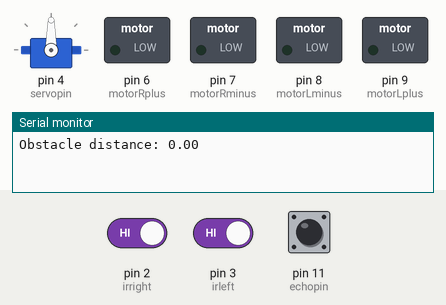
Recording of a sketch running on a simulated Arduino Uno, built with avr-gcc and run on an emulated ATmega328P. Shown: servo, switched loads named in the sketch (green lamp = pin HIGH), the last lines printed to the serial monitor. The test bench sets the inputs (shaded band); at power-on: pin 2 (irright) HIGH, pin 3 (irleft) HIGH, pin 11 (echopin) LOW. Pins used as bus, display or sensor lines are not drawn.

Above: at 1.2 s.
1.3 s: pin 2 (irright) driven LOW and pin 3 (irleft) driven LOW
At 8.4 s:
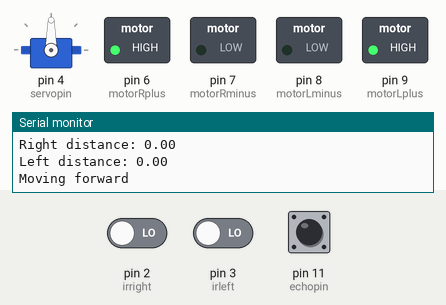
8.5 s: pin 2 (irright) driven HIGH
At 13.2 s:
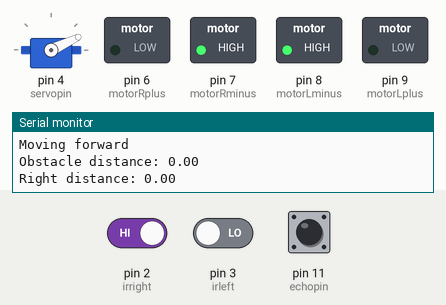
18.5 s: pin 2 (irright) driven LOW
At 27.3 s:
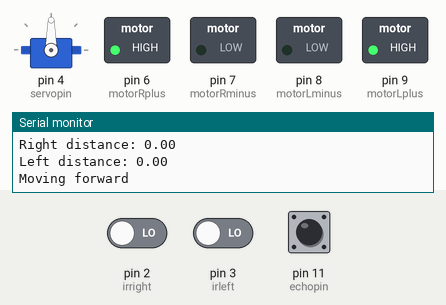
27.6 s: pin 3 (irleft) driven HIGH
At 35.6 s:
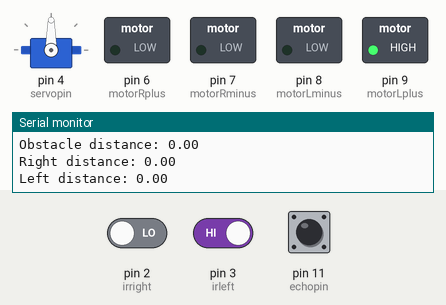
36.6 s: pin 3 (irleft) driven LOW
At 45.1 s:
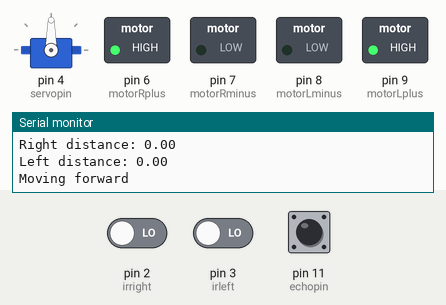
45.6 s: pin 11 (echopin) pulsed HIGH 2 times (0.12 s each, 0.3 s apart)
At 48.3 s:
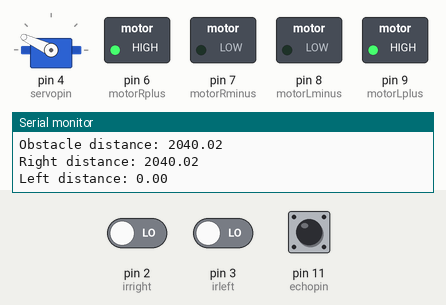
Timing chart, 0 to 50.1 s (numbered marks = the images above; inputs shaded):
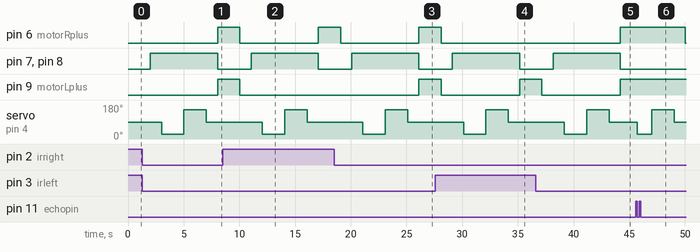

Measured:
- after the input at 1.3 s, pin 6 (motorRplus), pin 9 (motorLplus): LOW → HIGH after 6.7 s
- after the input at 8.5 s, pin 9 (motorLplus): goes on until 10.1 s, then stays LOW
- after the input at 18.5 s, pin 9 (motorLplus): LOW → HIGH after 7.6 s
- after the input at 27.6 s, pin 6 (motorRplus): goes on until 28.1 s, then stays LOW
- after the input at 36.6 s, pin 6 (motorRplus): LOW → HIGH after 7.6 s
- after the input at 45.6 s, pin 6 (motorRplus): HIGH → LOW after 4.4 s instead of 0.60 s; pin 7 (motorRminus), pin 8 (motorLminus): stays LOW (without the input it goes to HIGH after 1.6 s); pin 9 (motorLplus): stays HIGH (without the input it goes to LOW after 0.60 s); servo on pin 4 (servopin): 90° → 25° after 0.12 s instead of 2.6 s

The sketch:

Edge_and_Obstacle_Avoidance_Robot.ino
```cpp
#include <Servo.h> // Include the Servo library for controlling the servo motor

Servo servo; // Create a servo object

// Pin definitions for motor and sensors
#define servopin 4
#define motorRplus 6 // Right motor forward
#define motorRminus 7 // Right motor backward
#define motorLplus 9 // Left motor forward
#define motorLminus 8 // Left motor backward
#define trigpin 10 // Ultrasonic sensor trigger pin
#define echopin 11 // Ultrasonic sensor echo pin
#define irleft 3 // Left IR sensor pin
#define irright 2 // Right IR sensor pin

// Global variables
int triglow = 2; // LOW pulse duration for ultrasonic sensor
int trighigh = 10; // HIGH pulse duration for ultrasonic sensor
int choice = 1; // Placeholder for future use
int wait = 1000; // Delay in milliseconds for various operations
float time; // Time taken for sound wave travel
float dleft; // Distance measured to the left
float dright; // Distance measured to the right
float obstacle; // Distance to the obstacle in front

void setup()
{
  // Set pin modes
  pinMode(servopin, OUTPUT);
  pinMode(motorRplus, OUTPUT);
  pinMode(motorRminus, OUTPUT);
  pinMode(motorLplus, OUTPUT);
  pinMode(motorLminus, OUTPUT);
  pinMode(trigpin, OUTPUT);
  pinMode(echopin, INPUT);
  pinMode(irleft, INPUT);
  pinMode(irright, INPUT);

  // Initialize servo
  servo.attach(servopin);
  servo.write(90); // Set servo to center position

  // Begin serial communication for debugging
  Serial.begin(9600);
}

void loop()
{
  // Measure distance to the obstacle in front
  obstacle = distance();
  Serial.print("Obstacle distance: ");
  Serial.println(obstacle);

  // If an obstacle is detected within 50 cm
  if (obstacle <= 50)
  {
    stop(); // Stop the robot
    delay(wait);
    backward(); // Move backward
    delay(wait);
  }

  // Scan the right side
  servo.write(25); // Rotate servo to the right
  dright = distance(); // Measure distance
  Serial.print("Right distance: ");
  Serial.println(dright);

  delay(wait);

  // Scan the left side
  servo.write(155); // Rotate servo to the left
  dleft = distance(); // Measure distance
  Serial.print("Left distance: ");
  Serial.println(dleft);

  delay(wait);

  // Reset servo to center
  servo.write(90);
  delay(wait);

  // Decide movement based on distances and sensor input
  if (dleft > dright)
  {
    Serial.println("Turning left");
    turnleft(); // Turn left if the left side is clearer
    delay(wait);
  }
  else if (dleft < dright)
  {
    Serial.println("Turning right");
    turnright(); // Turn right if the right side is clearer
    delay(wait);
  }
  else if (!(digitalRead(irleft)) && !(digitalRead(irright)))
  {
    Serial.println("Moving forward");
    forward(); // Move forward if no IR sensor detects an edge
    delay(wait);
  }
  else if ((digitalRead(irleft)) && !(digitalRead(irright)))
  {
    turnright(); // Turn right if only the left IR sensor detects an edge
    delay(wait);
  }
  else if (!(digitalRead(irleft)) && (digitalRead(irright)))
  {
    turnleft(); // Turn left if only the right IR sensor detects an edge
    delay(wait);
  }
}

// Function to move forward
void forward()
{
  digitalWrite(motorRplus, HIGH);
  digitalWrite(motorRminus, LOW);
  digitalWrite(motorLplus, HIGH);
  digitalWrite(motorLminus, LOW);
}

// Function to turn left
void turnleft()
{
  digitalWrite(motorRplus, HIGH);
  digitalWrite(motorRminus, LOW);
  digitalWrite(motorLplus, LOW);
  digitalWrite(motorLminus, LOW);
}

// Function to turn right
void turnright()
{
  digitalWrite(motorRplus, LOW);
  digitalWrite(motorRminus, LOW);
  digitalWrite(motorLplus, HIGH);
  digitalWrite(motorLminus, LOW);
}

// Function to move backward
void backward()
{
  digitalWrite(motorRplus, LOW);
  digitalWrite(motorRminus, HIGH);
  digitalWrite(motorLplus, LOW);
  digitalWrite(motorLminus, HIGH);
}

// Function to stop the robot
void stop()
{
  digitalWrite(motorRplus, LOW);
  digitalWrite(motorRminus, LOW);
  digitalWrite(motorLplus, LOW);
  digitalWrite(motorLminus, LOW);
}

// Function to measure the duration of the ultrasonic pulse
float duration()
{
  digitalWrite(trigpin, LOW);
  delay(triglow);
  digitalWrite(trigpin, HIGH);
  delay(trighigh);
  digitalWrite(trigpin, LOW);
  return pulseIn(echopin, HIGH) / 2.00; // Return half the pulse time
}

// Function to calculate distance from the duration
float distance()
{
  time = duration();
  return time * 0.034; // Convert time to distance in cm
}
```
